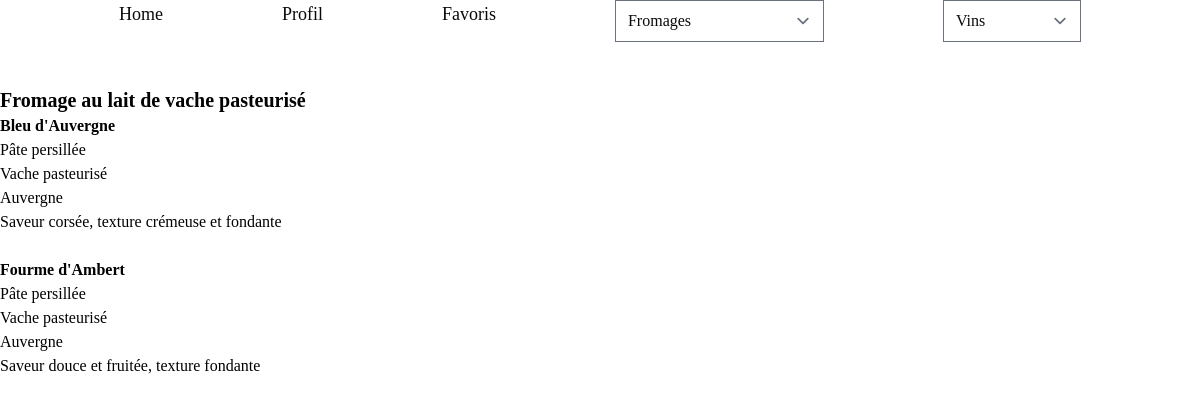
Screenshot of /products/pasteurised-cow-cheeses/ with the database file from the repository.
### products/models.py (models this page shows, shortened)
class Cheese(models.Model):
    name = models.CharField(max_length=200)
    family = models.CharField(max_length=200)
    type_of_milk = models.CharField(max_length=200)
    region = models.CharField(max_length=200)
    description = models.TextField(max_length=500)
    created_at = models.DateTimeField(auto_now_add=True)
    updated_at = models.DateTimeField(auto_now=True, null=True, blank=True)
    class Meta:
        verbose_name = "cheese"
        verbose_name_plural = "cheeses"

### products/views.py (the view)
# urls.py: path('pasteurised-cow-cheeses/', PasteurisedCowCheeses.as_view(), name="pasteurised-cow-cheeses"),
class PasteurisedCowCheeses(TemplateView):
    template_name = "pasteurised-cow-cheeses.html"

### frometon/context_processors.py (called while the page is built)
def get_cheeses(request):
    cheeses = Cheese.objects.all()
    return {'cheeses': cheeses}

def get_wines(request):
    wines = Wine.objects.all()
    return {'wines': wines}

def cheese_categories(request):
    types_of_milk = Cheese.objects.values_list('type_of_milk', flat=True).distinct()
    return {'cheese_categories': types_of_milk}

def wine_categories(request):
    colors = Wine.objects.values_list('color', flat=True).distinct()
    return {'wine_categories': colors}

def cheese_families(request):
    families = Cheese.objects.values_list('family', flat=True).distinct()
    return {'cheese_families': families}

### products/templates/pasteurised-cow-cheeses.html
{% extends 'base.html' %}
    {% block content %}
        <h2 class="font-semibold text-xl">Fromage au lait de vache pasteurisé</h2>
        {% for cheese in cheeses %}
            {% if cheese.type_of_milk == "Vache pasteurisé" %}
                <h3 class="font-semibold">{{ cheese.name }}</h3>
                <p>{{ cheese.family }}</p>
                <p>{{ cheese.type_of_milk }}</p>
                <p>{{ cheese.region }}</p>
                <p>{{ cheese.description }}</p>
                <br />
            {% endif %}
        {% endfor %}
    {% endblock content %}

### rows the page displays
Cheese: name "Bleu d'Auvergne", family "Pâte persillée", type_of_milk "Vache pasteurisé", region "Auvergne", description "Saveur corsée, texture crémeuse et fondante"
Cheese: name "Fourme d'Ambert", family "Pâte persillée", type_of_milk "Vache pasteurisé", region "Auvergne", description "Saveur douce et fruitée, texture fondante"
